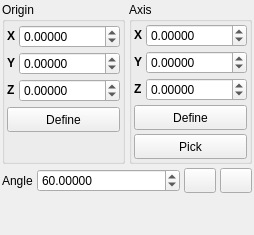
      <widget class="QWidget" name="RotateTab">
       <attribute name="title">
        <string>Axis Rotate</string>
       </attribute>
       <layout class="QVBoxLayout">
        <property name="spacing">
         <number>4</number>
        </property>
        <property name="margin">
         <number>2</number>
        </property>
        <item>
         <layout class="QHBoxLayout" name="_2">
          <property name="spacing">
           <number>4</number>
          </property>
          <property name="margin">
           <number>0</number>
          </property>
          <item>
           <widget class="QGroupBox" name="RotateOriginGroup">
            <property name="sizePolicy">
             <sizepolicy hsizetype="Minimum" vsizetype="Minimum">
              <horstretch>0</horstretch>
              <verstretch>0</verstretch>
             </sizepolicy>
            </property>
            <property name="title">
             <string>Origin</string>
            </property>
            <layout class="QVBoxLayout" name="verticalLayout_3">
             <property name="spacing">
              <number>4</number>
             </property>
             <property name="margin">
              <number>2</number>
             </property>
             <item>
              <layout class="QGridLayout" name="_4">
               <property name="margin">
                <number>0</number>
               </property>
               <property name="spacing">
                <number>4</number>
               </property>
               <item row="0" column="0">
                <widget class="QLabel" name="label">
                 <property name="sizePolicy">
                  <sizepolicy hsizetype="Fixed" vsizetype="Fixed">
                   <horstretch>0</horstretch>
                   <verstretch>0</verstretch>
                  </sizepolicy>
                 </property>
                 <property name="font">
                  <font>
                   <weight>75</weight>
                   <bold>true</bold>
                  </font>
                 </property>
                 <property name="text">
                  <string>X</string>
                 </property>
                </widget>
               </item>
               <item row="0" column="1">
                <widget class="QDoubleSpinBox" name="RotateOriginXSpin">
                 <property name="sizePolicy">
                  <sizepolicy hsizetype="Expanding" vsizetype="Fixed">
                   <horstretch>0</horstretch>
                   <verstretch>0</verstretch>
                  </sizepolicy>
                 </property>
                 <property name="decimals">
                  <number>5</number>
                 </property>
                 <property name="minimum">
                  <double>-10000.000000000000000</double>
                 </property>
                 <property name="maximum">
                  <double>10000.000000000000000</double>
                 </property>
                </widget>
               </item>
               <item row="1" column="1">
                <widget class="QDoubleSpinBox" name="RotateOriginYSpin">
                 <property name="sizePolicy">
                  <sizepolicy hsizetype="Expanding" vsizetype="Fixed">
                   <horstretch>0</horstretch>
                   <verstretch>0</verstretch>
                  </sizepolicy>
                 </property>
                 <property name="decimals">
                  <number>5</number>
                 </property>
                 <property name="minimum">
                  <double>-10000.000000000000000</double>
                 </property>
                 <property name="maximum">
                  <double>10000.000000000000000</double>
                 </property>
                </widget>
               </item>
               <item row="2" column="0">
                <widget class="QLabel" name="label_3">
                 <property name="sizePolicy">
                  <sizepolicy hsizetype="Fixed" vsizetype="Fixed">
                   <horstretch>0</horstretch>
                   <verstretch>0</verstretch>
                  </sizepolicy>
                 </property>
                 <property name="font">
                  <font>
                   <weight>75</weight>
                   <bold>true</bold>
                  </font>
                 </property>
                 <property name="text">
                  <string>Z</string>
                 </property>
                </widget>
               </item>
               <item row="1" column="0">
                <widget class="QLabel" name="label_2">
                 <property name="sizePolicy">
                  <sizepolicy hsizetype="Fixed" vsizetype="Fixed">
                   <horstretch>0</horstretch>
                   <verstretch>0</verstretch>
                  </sizepolicy>
                 </property>
                 <property name="font">
                  <font>
                   <weight>75</weight>
                   <bold>true</bold>
                  </font>
                 </property>
                 <property name="text">
                  <string>Y</string>
                 </property>
                </widget>
               </item>
               <item row="2" column="1">
                <widget class="QDoubleSpinBox" name="RotateOriginZSpin">
                 <property name="sizePolicy">
                  <sizepolicy hsizetype="Expanding" vsizetype="Fixed">
                   <horstretch>0</horstretch>
                   <verstretch>0</verstretch>
                  </sizepolicy>
                 </property>
                 <property name="decimals">
                  <number>5</number>
                 </property>
                 <property name="minimum">
                  <double>-10000.000000000000000</double>
                 </property>
                 <property name="maximum">
                  <double>10000.000000000000000</double>
                 </property>
                </widget>
               </item>
              </layout>
             </item>
             <item>
              <widget class="QPushButton" name="RotateDefineOriginButton">
               <property name="minimumSize">
                <size>
                 <width>0</width>
                 <height>25</height>
                </size>
               </property>
               <property name="maximumSize">
                <size>
                 <width>16777215</width>
                 <height>25</height>
                </size>
               </property>
               <property name="text">
                <string>Define</string>
               </property>
               <property name="icon">
                <iconset resource="icons.qrc">
                 <normaloff>:/basic/icons/basic_define.svg</normaloff>:/basic/icons/basic_define.svg</iconset>
               </property>
               <property name="iconSize">
                <size>
                 <width>16</width>
                 <height>16</height>
                </size>
               </property>
              </widget>
             </item>
             <item>
              <spacer name="verticalSpacer">
               <property name="orientation">
                <enum>Qt::Vertical</enum>
               </property>
               <property name="sizeType">
                <enum>QSizePolicy::Fixed</enum>
               </property>
               <property name="sizeHint" stdset="0">
                <size>
                 <width>20</width>
                 <height>25</height>
                </size>
               </property>
              </spacer>
             </item>
            </layout>
           </widget>
          </item>
          <item>
           <widget class="QGroupBox" name="RotateOriginGroup_2">
            <property name="sizePolicy">
             <sizepolicy hsizetype="Minimum" vsizetype="Minimum">
              <horstretch>0</horstretch>
              <verstretch>0</verstretch>
             </sizepolicy>
            </property>
            <property name="title">
             <string>Axis</string>
            </property>
            <layout class="QVBoxLayout" name="verticalLayout_2">
             <property name="spacing">
              <number>4</number>
             </property>
             <property name="margin">
              <number>2</number>
             </property>
             <item>
              <layout class="QGridLayout" name="_7">
               <property name="margin">
                <number>0</number>
               </property>
               <property name="spacing">
                <number>4</number>
               </property>
               <item row="0" column="1">
                <widget class="QDoubleSpinBox" name="RotateAxisXSpin">
                 <property name="sizePolicy">
                  <sizepolicy hsizetype="Expanding" vsizetype="Fixed">
                   <horstretch>0</horstretch>
                   <verstretch>0</verstretch>
                  </sizepolicy>
                 </property>
                 <property name="decimals">
                  <number>5</number>
                 </property>
                 <property name="minimum">
                  <double>-10000.000000000000000</double>
                 </property>
                 <property name="maximum">
                  <double>10000.000000000000000</double>
                 </property>
                 <property name="value">
                  <double>0.000000000000000</double>
                 </property>
                </widget>
               </item>
               <item row="1" column="1">
                <widget class="QDoubleSpinBox" name="RotateAxisYSpin">
                 <property name="sizePolicy">
                  <sizepolicy hsizetype="Expanding" vsizetype="Fixed">
                   <horstretch>0</horstretch>
                   <verstretch>0</verstretch>
                  </sizepolicy>
                 </property>
                 <property name="decimals">
                  <number>5</number>
                 </property>
                 <property name="minimum">
                  <double>-10000.000000000000000</double>
                 </property>
                 <property name="maximum">
                  <double>10000.000000000000000</double>
                 </property>
                </widget>
               </item>
               <item row="1" column="0">
                <widget class="QLabel" name="label_5">
                 <property name="sizePolicy">
                  <sizepolicy hsizetype="Fixed" vsizetype="Fixed">
                   <horstretch>0</horstretch>
                   <verstretch>0</verstretch>
                  </sizepolicy>
                 </property>
                 <property name="font">
                  <font>
                   <weight>75</weight>
                   <bold>true</bold>
                  </font>
                 </property>
                 <property name="text">
                  <string>Y</string>
                 </property>
                </widget>
               </item>
               <item row="2" column="0">
                <widget class="QLabel" name="label_6">
                 <property name="sizePolicy">
                  <sizepolicy hsizetype="Fixed" vsizetype="Fixed">
                   <horstretch>0</horstretch>
                   <verstretch>0</verstretch>
                  </sizepolicy>
                 </property>
                 <property name="font">
                  <font>
                   <weight>75</weight>
                   <bold>true</bold>
                  </font>
                 </property>
                 <property name="text">
                  <string>Z</string>
                 </property>
                </widget>
               </item>
               <item row="0" column="0">
                <widget class="QLabel" name="label_4">
                 <property name="sizePolicy">
                  <sizepolicy hsizetype="Fixed" vsizetype="Fixed">
                   <horstretch>0</horstretch>
                   <verstretch>0</verstretch>
                  </sizepolicy>
                 </property>
                 <property name="font">
                  <font>
                   <weight>75</weight>
                   <bold>true</bold>
                  </font>
                 </property>
                 <property name="text">
                  <string>X</string>
                 </property>
                </widget>
               </item>
               <item row="2" column="1">
                <widget class="QDoubleSpinBox" name="RotateAxisZSpin">
                 <property name="sizePolicy">
                  <sizepolicy hsizetype="Expanding" vsizetype="Fixed">
                   <horstretch>0</horstretch>
                   <verstretch>0</verstretch>
                  </sizepolicy>
                 </property>
                 <property name="decimals">
                  <number>5</number>
                 </property>
                 <property name="minimum">
                  <double>-10000.000000000000000</double>
                 </property>
                 <property name="maximum">
                  <double>10000.000000000000000</double>
                 </property>
                </widget>
               </item>
              </layout>
             </item>
             <item>
              <widget class="QPushButton" name="RotateDefineAxisButton">
               <property name="minimumSize">
                <size>
                 <width>0</width>
                 <height>25</height>
                </size>
               </property>
               <property name="maximumSize">
                <size>
                 <width>16777215</width>
                 <height>25</height>
                </size>
               </property>
               <property name="text">
                <string>Define</string>
               </property>
               <property name="icon">
                <iconset resource="icons.qrc">
                 <normaloff>:/basic/icons/basic_define.svg</normaloff>:/basic/icons/basic_define.svg</iconset>
               </property>
               <property name="iconSize">
                <size>
                 <width>16</width>
                 <height>16</height>
                </size>
               </property>
              </widget>
             </item>
             <item>
              <widget class="QPushButton" name="RotatePickAxisButton">
               <property name="minimumSize">
                <size>
                 <width>0</width>
                 <height>25</height>
                </size>
               </property>
               <property name="maximumSize">
                <size>
                 <width>16777215</width>
                 <height>25</height>
                </size>
               </property>
               <property name="text">
                <string>Pick</string>
               </property>
               <property name="icon">
                <iconset resource="icons.qrc">
                 <normaloff>:/basic/icons/basic_pick.svg</normaloff>:/basic/icons/basic_pick.svg</iconset>
               </property>
               <property name="iconSize">
                <size>
                 <width>16</width>
                 <height>16</height>
                </size>
               </property>
               <property name="checkable">
                <bool>true</bool>
               </property>
               <property name="autoExclusive">
                <bool>true</bool>
               </property>
              </widget>
             </item>
            </layout>
           </widget>
          </item>
         </layout>
        </item>
        <item>
         <layout class="QHBoxLayout" name="_9">
          <property name="spacing">
           <number>4</number>
          </property>
          <property name="margin">
           <number>0</number>
          </property>
          <item>
           <widget class="QLabel" name="label_8">
            <property name="text">
             <string>Angle</string>
            </property>
           </widget>
          </item>
          <item>
           <widget class="QDoubleSpinBox" name="RotateAngleSpin">
            <property name="sizePolicy">
             <sizepolicy hsizetype="Expanding" vsizetype="Fixed">
              <horstretch>0</horstretch>
              <verstretch>0</verstretch>
             </sizepolicy>
            </property>
            <property name="suffix">
             <string/>
            </property>
            <property name="decimals">
             <number>5</number>
            </property>
            <property name="minimum">
             <double>0.000000000000000</double>
            </property>
            <property name="maximum">
             <double>360.000000000000000</double>
            </property>
            <property name="value">
             <double>60.000000000000000</double>
            </property>
           </widget>
          </item>
          <item>
           <widget class="QPushButton" name="RotateAnticlockwiseButton">
            <property name="sizePolicy">
             <sizepolicy hsizetype="Fixed" vsizetype="Fixed">
              <horstretch>0</horstretch>
              <verstretch>0</verstretch>
             </sizepolicy>
            </property>
            <property name="minimumSize">
             <size>
              <width>32</width>
              <height>25</height>
             </size>
            </property>
            <property name="maximumSize">
             <size>
              <width>32</width>
              <height>25</height>
             </size>
            </property>
            <property name="toolTip">
             <string>Rotate selection anticlockwise about current origin/axis</string>
            </property>
            <property name="text">
             <string/>
            </property>
            <property name="icon">
             <iconset resource="icons.qrc">
              <normaloff>:/arrows/icons/arrow_anticlockwise.svg</normaloff>:/arrows/icons/arrow_anticlockwise.svg</iconset>
            </property>
            <property name="iconSize">
             <size>
              <width>16</width>
              <height>16</height>
             </size>
            </property>
            <property name="checkable">
             <bool>false</bool>
            </property>
            <property name="autoDefault">
             <bool>false</bool>
            </property>
           </widget>
          </item>
          <item>
           <widget class="QPushButton" name="RotateClockwiseButton">
            <property name="sizePolicy">
             <sizepolicy hsizetype="Fixed" vsizetype="Fixed">
              <horstretch>0</horstretch>
              <verstretch>0</verstretch>
             </sizepolicy>
            </property>
            <property name="minimumSize">
             <size>
              <width>32</width>
              <height>25</height>
             </size>
            </property>
            <property name="maximumSize">
             <size>
              <width>32</width>
              <height>25</height>
             </size>
            </property>
            <property name="toolTip">
             <string>Rotate selection clockwise about defined origin/axis</string>
            </property>
            <property name="text">
             <string/>
            </property>
            <property name="icon">
             <iconset resource="icons.qrc">
              <normaloff>:/arrows/icons/arrow_clockwise.svg</normaloff>:/arrows/icons/arrow_clockwise.svg</iconset>
            </property>
            <property name="iconSize">
             <size>
              <width>16</width>
              <height>16</height>
             </size>
            </property>
            <property name="checkable">
             <bool>false</bool>
            </property>
            <property name="autoDefault">
             <bool>false</bool>
            </property>
           </widget>
          </item>
         </layout>
        </item>
        <item>
         <spacer name="verticalSpacer_2">
          <property name="orientation">
           <enum>Qt::Vertical</enum>
          </property>
          <property name="sizeHint" stdset="0">
           <size>
            <width>20</width>
            <height>40</height>
           </size>
          </property>
         </spacer>
        </item>
       </layout>
      </widget>
